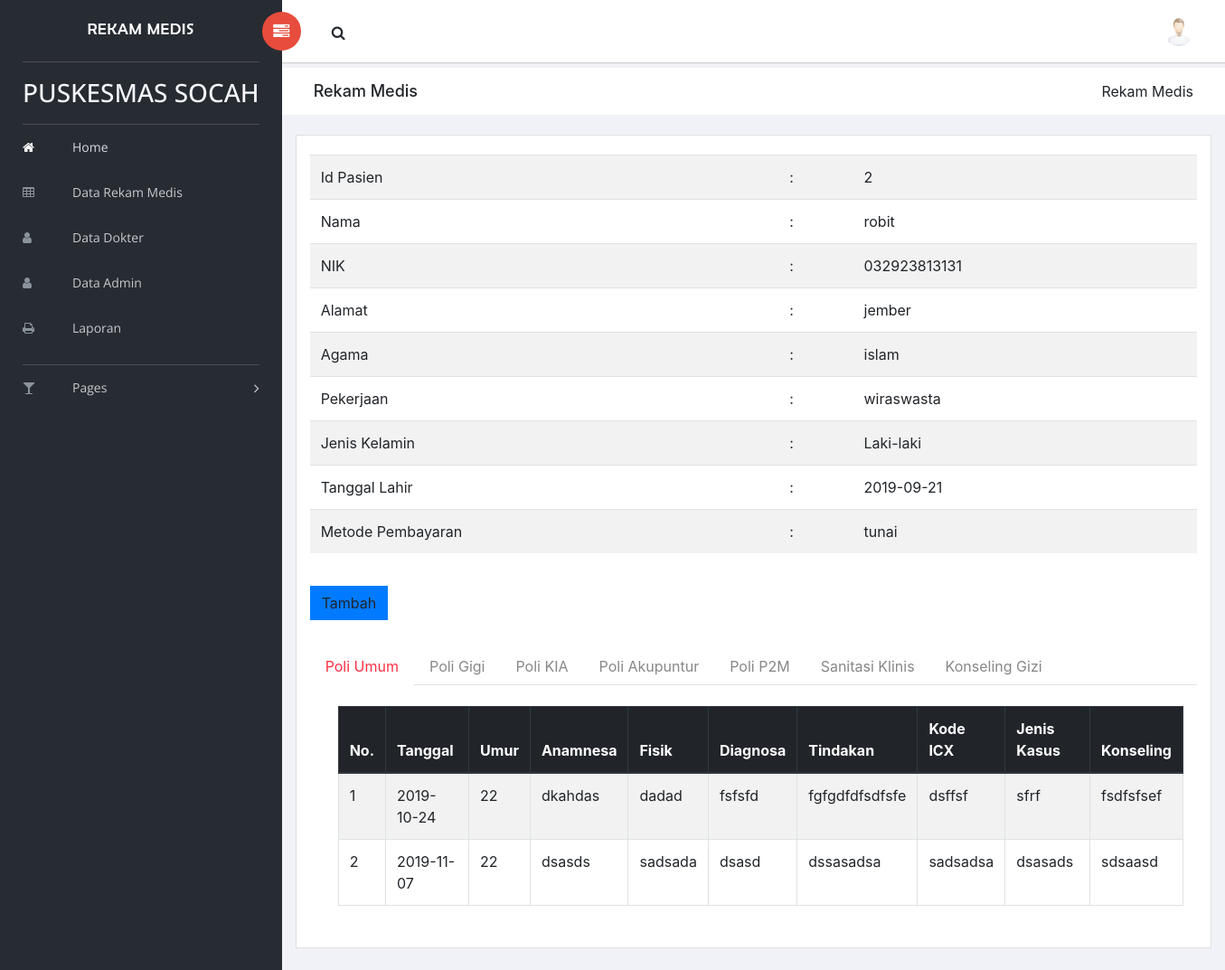
Page /dokter/rekammedis/index.php?act=detail&id=2 on the committed database.
### tables this page shows
CREATE TABLE `tb_pasien` (
  `ID_PASIEN` int(11) NOT NULL,
  `NAMA_PASIEN` varchar(20) DEFAULT NULL,
  `NIK` varchar(30) DEFAULT NULL,
  `ALAMAT_PASIEN` varchar(50) DEFAULT NULL,
  `AGAMA` varchar(20) DEFAULT NULL,
  `PEKERJAAN` varchar(20) DEFAULT NULL,
  `JENIS_KELAMIN` varchar(20) DEFAULT NULL,
  `TANGGAL_LAHIR_PASIEN` date DEFAULT NULL,
  `METODE_PEMBAYARAN` varchar(10) DEFAULT NULL
);

CREATE TABLE `poli_umum` (
  `ID_POLIUMUM` int(11) NOT NULL,
  `ID_PASIEN` int(11) DEFAULT NULL,
  `TANGGAL_UMUM` date DEFAULT NULL,
  `UMUR_UMUM` varchar(10) DEFAULT NULL,
  `ANAMNESA_UMUM` varchar(20) DEFAULT NULL,
  `PFISIK_UMUM` varchar(20) DEFAULT NULL,
  `DIAGNOSA_UMUM` varchar(20) DEFAULT NULL,
  `TINDAKAN_UMUM` varchar(20) DEFAULT NULL,
  `KODEICX_UMUM` varchar(10) DEFAULT NULL,
  `JENISKASUS_UMUM` varchar(20) DEFAULT NULL,
  `KONSELING_UMUM` varchar(10) DEFAULT NULL
);

### dokter/rekammedis/poli.php (the view, shortened to what this page needs)
<div class="card-body">
                    <div class="custom-tab">
                        <nav>
                            <div class="nav nav-tabs" id="nav-tab" role="tablist">
                                <a class="nav-item nav-link active" id="custom-nav-home-tab" data-toggle="tab" href="#poli-umum" role="tab" aria-controls="custom-nav-home" aria-selected="true">Poli Umum</a>
                                <a class="nav-item nav-link" id="custom-nav-profile-tab" data-toggle="tab" href="#poli-gigi" role="tab" aria-controls="custom-nav-profile" aria-selected="false">Poli Gigi</a>
                                <a class="nav-item nav-link" id="custom-nav-contact-tab" data-toggle="tab" href="#poli-kia" role="tab" aria-controls="custom-nav-contact" aria-selected="false">Poli KIA</a>
                                <a class="nav-item nav-link" id="custom-nav-contact-tab" data-toggle="tab" href="#poli-akupuntur" role="tab" aria-controls="custom-nav-contact" aria-selected="false">Poli Akupuntur</a>
                                <a class="nav-item nav-link" id="custom-nav-contact-tab" data-toggle="tab" href="#poli-p2m" role="tab" aria-controls="custom-nav-contact" aria-selected="false">Poli P2M</a>
                                <a class="nav-item nav-link" id="custom-nav-contact-tab" data-toggle="tab" href="#sanitasi-klinis" role="tab" aria-controls="custom-nav-contact" aria-selected="false">Sanitasi Klinis</a>
                                <a class="nav-item nav-link" id="custom-nav-contact-tab" data-toggle="tab" href="#konseling-gizi" role="tab" aria-controls="custom-nav-contact" aria-selected="false">Konseling Gizi</a>
                            </div>
                        </nav>
                        <div class="tab-content pl-3 pt-2" id="nav-tabContent">
                            <div class="tab-pane fade show active" id="poli-umum" role="tabpanel" aria-labelledby="custom-nav-home-tab">
                                <div class="card-body">
                                <table id="bootstrap-data-table-export" class="table table-striped table-bordered">
                                <thead class="thead-dark">
                                    <tr>
                                        <th>No.</th>
                                        <th>Tanggal</th>
                                        <th>Umur</th>
                                        <th>Anamnesa</th>
                                        <th>Fisik</th>
                                        <th>Diagnosa</th>
                                        <th>Tindakan</th>
                                        <th>Kode ICX</th>
                                        <th>Jenis Kasus</th>
                                        <th>Konseling</th>
                                    </tr>
                                </thead>
                                <tbody>
                                    <?php
                                    $no = 1;
                                    $id = $_GET['id'];
                                    $data = mysqli_query($koneksi,"select * from poli_umum where ID_PASIEN='$id'");
                                    while($rm = mysqli_fetch_array($data)){?>
                                        <tr>
                                            <td><?php echo $no++?></td>
                                            <td><?php echo $rm['TANGGAL_UMUM']?></td>
                                            <td><?php echo $rm['UMUR_UMUM']?></td>
                                            <td><?php echo $rm['ANAMNESA_UMUM']?></td>
                                            <td><?php echo $rm['PFISIK_UMUM']?></td>
                                            <td><?php echo $rm['DIAGNOSA_UMUM']?></td>
                                            <td><?php echo $rm['TINDAKAN_UMUM']?></td>
                                            <td><?php echo $rm['KODEICX_UMUM']?></td>
                                            <td><?php echo $rm['JENISKASUS_UMUM']?></td>
                                            <td><?php echo $rm['KONSELING_UMUM']?></td>
                                        </tr>
                                        <?php } ?>
                                </tbody>
                            </table>
                        </div>
                    </div>
                    </div>
                </div>

### dokter/rekammedis/detail.php (shortened to what this page needs)
<?php include '../main/header.php' ?>
<div class="breadcrumbs">
    <div class="col-sm-4">
        <div class="page-header float-left">
            <div class="page-title">
                <h1>Rekam Medis</h1>
            </div>
        </div>
    </div>
    <div class="col-sm-8">
        <div class="page-header float-right">
            <div class="page-title">
                <ol class="breadcrumb text-right">
                    <li class="active">Rekam Medis</li>
                </ol>
            </div>
        </div>
    </div>
</div>
<section class="content mt-3">
    <div class="animated fadeIn">
        <div class="row">
            <div class="col-md-12">
                <div class="card">
                    <div class="card-body">
                        <?php
                        $cari = $_GET['id'];
                        $query = "SELECT * FROM tb_pasien WHERE ID_PASIEN =".$cari;
                        $res = mysqli_query($koneksi,$query);
                        $pasien = mysqli_fetch_array($res);
                        ?>
                    	<table id="bootstrap-data-table-export" class="table table-striped">
                    		<tr>
                    			<td>Id Pasien</td>
                    			<td>:</td>
                    			<td><?php echo $pasien['ID_PASIEN'] ?></td>
                    		</tr>
                    		<tr>
                    			<td>Nama</td>
                    			<td>:</td>
                    			<td><?php echo $pasien['NAMA_PASIEN'] ?></td>
                    		</tr>
                    		<tr>
                    			<td>NIK</td>
                    			<td>:</td>
                    			<td><?php echo $pasien['NIK'] ?></td>
                    		</tr>
                    		<tr>
                    			<td>Alamat</td>
                    			<td>:</td>
                    			<td><?php echo $pasien['ALAMAT_PASIEN'] ?></td>
                    		</tr>
                    		<tr>
                    			<td>Agama</td>
                    			<td>:</td>
                    			<td><?php echo $pasien['AGAMA'] ?></td>
                    		</tr>
                    		<tr>
                    			<td>Pekerjaan</td>
                    			<td>:</td>
                    			<td><?php echo $pasien['PEKERJAAN'] ?></td>
                    		</tr>
                    		<tr>
                    			<td>Jenis Kelamin</td>
                    			<td>:</td>
                    			<td><?php echo $pasien['JENIS_KELAMIN'] ?></td>
                    		</tr>
                    		<tr>
                    			<td>Tanggal Lahir</td>
                    			<td>:</td>
                    			<td><?php echo $pasien['TANGGAL_LAHIR_PASIEN'] ?></td>
                    		</tr>
                    		<tr>
                    			<td>Metode Pembayaran</td>
                    			<td>:</td>
                    			<td><?php echo $pasien['METODE_PEMBAYARAN'] ?></td>
                    		</tr>
                    </table>
                </div>
                <div class="card-body">
                        <a type="button" data-target="#ModalAdd" data-toggle="modal" class="btn btn-primary">Tambah</a>
                </div>
                    <?php include 'poli.php' ?>
            </div>
        </div>
        </section>
<?php include '../main/footer.php' ?>

### rows in the picture
tb_pasien: ID_PASIEN "2", NAMA_PASIEN "robit", NIK "032923813131", ALAMAT_PASIEN "jember", AGAMA "islam", PEKERJAAN "wiraswasta", JENIS_KELAMIN "Laki-laki", TANGGAL_LAHIR_PASIEN "2019-09-21", METODE_PEMBAYARAN "tunai"
poli_umum: TANGGAL_UMUM "2019-10-24", UMUR_UMUM "22", ANAMNESA_UMUM "dkahdas", PFISIK_UMUM "dadad", DIAGNOSA_UMUM "fsfsfd", TINDAKAN_UMUM "fgfgdfdfsdfsfe", KODEICX_UMUM "dsffsf", JENISKASUS_UMUM "sfrf", KONSELING_UMUM "fsdfsfsef"
poli_umum: TANGGAL_UMUM "2019-11-07", UMUR_UMUM "22", ANAMNESA_UMUM "dsasds", PFISIK_UMUM "sadsada", DIAGNOSA_UMUM "dsasd", TINDAKAN_UMUM "dssasadsa", KODEICX_UMUM "sadsadsa", JENISKASUS_UMUM "dsasads", KONSELING_UMUM "sdsaasd"
